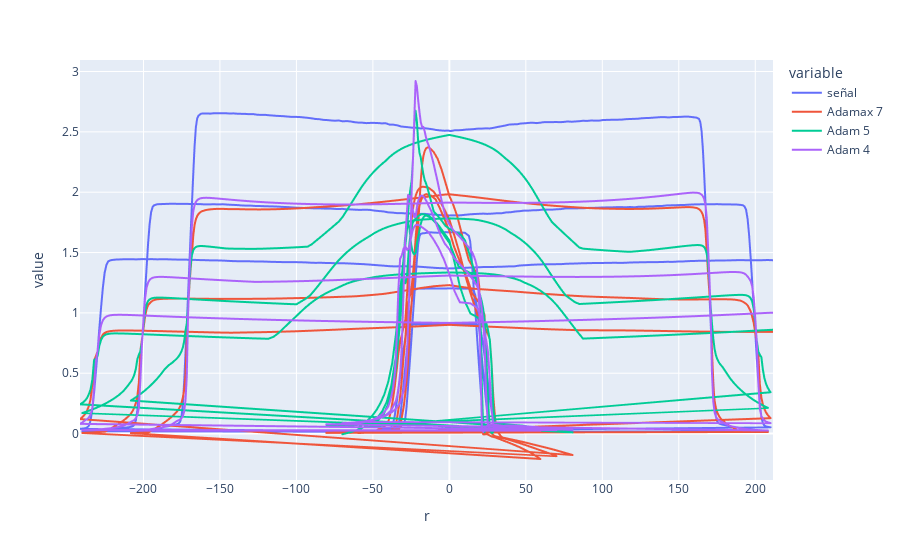

Source (notebook cell):
### Code cell
from keras.models import load_model
Model22DenseAdamax7 = load_model('Model7Nov.h5')
from sklearn.preprocessing import MinMaxScaler
MMS = MinMaxScaler()



REPVal = y.copy()
REPVal['Adamax 7'] = Model22DenseAdamax7.predict(MMS.fit_transform(x))
REPVal['Adam 5'] = Model22DenseAdam5.predict(MMS.fit_transform(x))
REPVal['Adam 4'] = Model22DenseAdam4.predict(MMS.fit_transform(x))



REPVal.plot()

### Figure 1 — Plotly figure (JSON) as saved in the notebook; plotly's stock layout.template omitted (floating-point values rounded to 4 significant figures; data arrays with more than 128 entries replaced by an {"elided": "..."} marker saying what was removed)
{"data": [{"hovertemplate": "variable=señal<br>r=%{x}<br>value=%{y}<extra></extra>", "legendgroup": "señal", "line": {"color": "#636efa", "dash": "solid"}, "mode": "lines", "name": "señal", "showlegend": true, "type": "scattergl", "x": {"elided": "744 float values"}, "xaxis": "x", "y": {"elided": "744 float values"}, "yaxis": "y"}, {"hovertemplate": "variable=Adamax 7<br>r=%{x}<br>value=%{y}<extra></extra>", "legendgroup": "Adamax 7", "line": {"color": "#EF553B", "dash": "solid"}, "mode": "lines", "name": "Adamax 7", "showlegend": true, "type": "scattergl", "x": {"elided": "744 float values"}, "xaxis": "x", "y": {"elided": "744 float values"}, "yaxis": "y"}, {"hovertemplate": "variable=Adam 5<br>r=%{x}<br>value=%{y}<extra></extra>", "legendgroup": "Adam 5", "line": {"color": "#00cc96", "dash": "solid"}, "mode": "lines", "name": "Adam 5", "showlegend": true, "type": "scattergl", "x": {"elided": "744 float values"}, "xaxis": "x", "y": {"elided": "744 float values"}, "yaxis": "y"}, {"hovertemplate": "variable=Adam 4<br>r=%{x}<br>value=%{y}<extra></extra>", "legendgroup": "Adam 4", "line": {"color": "#ab63fa", "dash": "solid"}, "mode": "lines", "name": "Adam 4", "showlegend": true, "type": "scattergl", "x": {"elided": "744 float values"}, "xaxis": "x", "y": {"elided": "744 float values"}, "yaxis": "y"}], "layout": {"legend": {"title": {"text": "variable"}, "tracegroupgap": 0}, "margin": {"t": 60}, "xaxis": {"anchor": "y", "domain": [0, 1], "title": {"text": "r"}}, "yaxis": {"anchor": "x", "domain": [0, 1], "title": {"text": "value"}}}}
